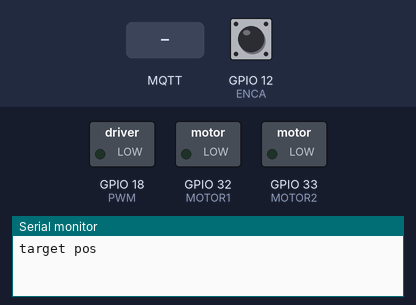
This sketch was run on a simulated ESP32. Shown: switched loads named in the sketch (green lamp = pin HIGH), the last lines printed to the serial monitor. The test bench sets the inputs (shaded band); at power-on: GPIO 12 (ENCA) HIGH. WiFi joins after 1.5 s; servers stay silent unless stated; no MQTT or app messages arrive unless stated.

Above: at 0.1 s.
At 2.7 s:
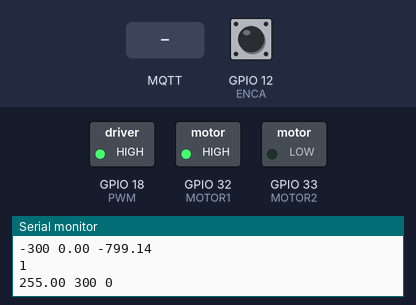
2.8 s: MQTT message "1" arrives on the first subscribed topic
At 4.1 s:
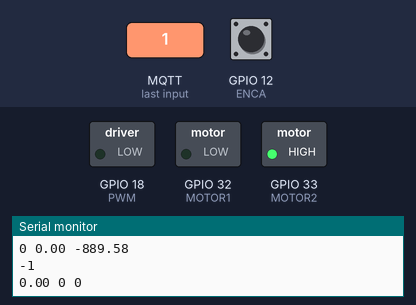
4.5 s: MQTT message "sam656199" arrives on the first subscribed topic
Timing chart, 0 to 7.5 s (numbered marks = the images above; inputs shaded):
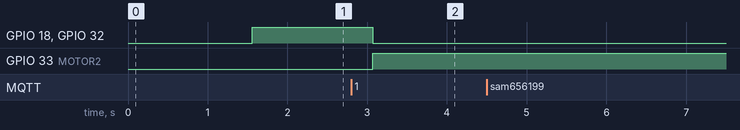

Measured:
- after the input at 2.8 s, GPIO 18 (PWM), GPIO 32 (MOTOR1): HIGH → LOW after 0.27 s; GPIO 33 (MOTOR2): LOW → HIGH after 0.27 s

The sketch:

pid-5-with-bulk.ino
```cpp
  #include <string.h>
  #include <WiFi.h>
  #include <WebServer.h>
  #include <ThingSpeak.h>
  #include <WiFiClient.h>
  #include <PubSubClient.h>
  #include <ArduinoJson.h>
  #include<SPI.h> // Comment this to work with ESP8266 board
  // #include<WiFi101.h> // Comment this to work with ESP8266 board
  const char* ssid = "POCO M3";
  const char* pass = "correcthorsebatterystaple";
  // const char* ssid = "Redmi Note 10S";
  // const char* pass = "sam656199";

  const char mqttUserName[] = "PTAHIBkoDwgEAyYWOQ0yCDY";
  //const char clientID[] = "SPl4s/9Y0yM4MAL9C4ZOAgtC";
  const char mqttPass[] = "SPl4s/9Y0yM4MAL9C4ZOAgtC";


  char jsonBuffer[2000] = "["; // Initialize the jsonBuffer to hold data
  char server1[] = "api.thingspeak.com";
  const char* server = "mqtt3.thingspeak.com";// ThingSpeak Server // Is it even needed?
  unsigned long lastConnectionTime = 0; // Track the last connection time
  unsigned long lastUpdateTime = 0; // Track the last update time
  const unsigned long postingInterval = 15L * 1000L; // Post data every 5 seconds
  const unsigned long updateInterval = 0.2L * 1000L; // Update once every 0.2 seconds
  const long noPost = 10L * 1000L;
  const long Upd = 10;
  int countUpdate = 0;
  unsigned long channel_num = 1922379;

  #define mqttPort 1883
  WiFiClient client;
  int status = WL_IDLE_STATUS;
  long lastPublishMillis = 0;
  int connectionDelay = 1;

  PubSubClient mqttClient( client );

  #define ENCA 12  // Yellow
  #define ENCB 14  // White

  #define MOTOR1 32
  #define MOTOR2 33

  #define PWM 18
  volatile int posi = 0;
  // analogWrite
  //
  const int freq = 5000;
  const int ledChannel = 0;
  const int resolution = 8;
  //
  //
  long prevT = 0;
  float eprev = 0;
  float eintegral = 0;
  long sum = 0;
  //int target = 150;float kp = 4.6,ki = 1,kd =1;
  void setup() {

    Serial.begin(115200);

    pinMode(ENCA, INPUT);
    pinMode(ENCB, INPUT);

    pinMode(MOTOR1, OUTPUT);
    pinMode(MOTOR2, OUTPUT);
    pinMode(PWM, OUTPUT);
    int count = 0;
    attachInterrupt(digitalPinToInterrupt(ENCA), readEncoder, RISING);

    // configure LED PWM functionalitites
    ledcSetup(ledChannel, freq, resolution);

    // attach the channel to the GPIO to be controlled
    ledcAttachPin(PWM, ledChannel);
    Serial.println("target pos");

    WiFi.begin(ssid,pass);
    while(WiFi.status()!=WL_CONNECTED)
    {
      delay(500);
      Serial.print(".");
    }
    Serial.println(WiFi.localIP());
  // Configure the MQTT client
    mqttClient.setServer( server, mqttPort );
    // Set the MQTT message handler function.
    mqttClient.setCallback( mqttSubscriptionCallback );
    // Set the buffer to handle the returned JSON. NOTE: A buffer overflow of the message buffer will result in your callback not being invoked.
    mqttClient.setBufferSize( 2048 );
    if (!mqttClient.connected()) {
          mqttConnect();
          mqttSubscribe( channel_num );
        }
        Serial.println("before");
    mqttClient.loop();

  }

  // Updates the josnBuffer with data
  void updatesJson(char* jsonBuffer, int pos){
    /* JSON format for updates paramter in the API
    *  This examples uses the relative timestamp as it uses the "delta_t". You can also provide the absolute timestamp using the "created_at" parameter
    *  instead of "delta_t".
    *   "[{\"delta_t\":0,\"field1\":-70},{\"delta_t\":3,\"field1\":-66}]"
    */
    // Format the jsonBuffer as noted above
    sum += pos;
    countUpdate ++;
    strcat(jsonBuffer,"{\"delta_t\":");
    unsigned long deltaT = (1);
    size_t lengthT = String(deltaT).length();
    char temp[10];
    String(deltaT).toCharArray(temp,lengthT+1); // Current time converted
    strcat(jsonBuffer,temp);
    strcat(jsonBuffer,",");
    long rssi = pos;
    strcat(jsonBuffer, "\"field5\":");
    lengthT = String(rssi).length();
    String(pos).toCharArray(temp,lengthT+1);
    strcat(jsonBuffer,temp);
    strcat(jsonBuffer,"},");
    // If posting interval time has reached //2 minutes, update the ThingSpeak channel with your data
    if (// countUpdate >= Upd ){//
        millis() - lastConnectionTime >=  postingInterval && countUpdate>=10) {

          size_t len = strlen(jsonBuffer);
          jsonBuffer[len-1] = ']';
          if(sum < 10 )
          {
            sum = 0;
            jsonBuffer[0] = '['; //Reinitialize the jsonBuffer for next batch of data
            jsonBuffer[1] = '\0';
          //
          }
        else
        {
          setMotor(0,0);
          delay(2000);
            httpRequest(jsonBuffer);


        }
          sum = 0;
          countUpdate = 0;


    // Call the loop to maintain connection to the server.

    }
    lastUpdateTime = millis(); // Update the last update time
  }

  // Updates the ThingSpeakchannel with data
  void httpRequest(char* jsonBuffer) {
    /* JSON format for data buffer in the API
    *  This examples uses the relative timestamp as it uses the "delta_t". You can also provide the absolute timestamp using the "created_at" parameter
    *  instead of "delta_t".
    *   "{\"write_api_key\":\"YOUR-CHANNEL-WRITEAPIKEY\",\"updates\":[{\"delta_t\":0,\"field1\":-60},{\"delta_t\":15,\"field1\":200},{\"delta_t\":15,\"field1\":-66}]
    */
    // Format the data buffer as noted above
    char data[2000] = "{\"write_api_key\":\"TK0QTUF1PBS6TX25\",\"updates\":"; // Replace YOUR-CHANNEL-WRITEAPIKEY with your ThingSpeak channel write API key
    strcat(data,jsonBuffer);
    strcat(data,"}");
    // Close any connection before sending a new request
    client.stop();
    String data_length = String(strlen(data)+1); //Compute the data buffer length
    Serial.println(data);
    // POST data to ThingSpeak
    if (client.connect(server1, 80)) {
      client.println("POST /channels/1922379/bulk_update.json HTTP/1.1"); // Replace YOUR-CHANNEL-ID with your ThingSpeak channel ID
      client.println("Host: api.thingspeak.com");
      client.println("User-Agent: mw.doc.bulk-update (Arduino ESP8266)");
      client.println("Connection: close");
      client.println("Content-Type: application/json");
      client.println("Content-Length: "+data_length);
      client.println();
      client.println(data);
    }
    else {
      Serial.println("Failure: Failed to connect to ThingSpeak");
    }
    delay(250); //Wait to receive the response
    client.parseFloat();
    String resp = String(client.parseInt());
    Serial.println("Response code:"+resp); // Print the response code. 202 indicates that the server has accepted the response
    jsonBuffer[0] = '['; //Reinitialize the jsonBuffer for next batch of data
    memset(&jsonBuffer[1], 0, 2000 -1);
  // jsonBuffer[1] = '\0';
    lastConnectionTime = millis(); //Update the last conenction time
  }
  float kp = 8;float ki = 0.06;float kd = 3;int target = 300;
  void loop() {

    // Connect if MQTT client is not connected and resubscribe to channel updates.


       //  Serial.println("before");


    // PID constants
    Serial.println(kp);
    Serial.println(ki);
    Serial.println(kd);

    // time difference

    long currT = micros();

    float deltaT = ((float) (currT - prevT))/( 1.0e6 );

    prevT = currT;

    int pos = posi;
    int e = pos - target;
    // derivative
    float dedt = (e-eprev)/(deltaT);
    // integral
    eintegral = eintegral + e*deltaT;
    // control signal
    float u = kp*e + kd*dedt + ki*eintegral;
    // motor power
    Serial.print(e);Serial.print(" "); Serial.print(dedt);Serial.print(" ");Serial.print(eintegral); Serial.println();
    float pwr = fabs(u);

    if( pwr > 255 ){
      pwr = 255;
    }
    // motor direction
    int dir = 1;
    if(u<0){
      dir = -1;
    }
    // signal the motor
    setMotor(-dir,pwr);
    // store previous error
    Serial.print(pwr);
    Serial.print(" ");
    eprev = e;
    Serial.print(target);

    Serial.print(" ");

    Serial.print(pos);

    Serial.println();

    // If update time has reached 1 second, then update the jsonBuffer
    // if(millis() - lastUpdateTime <= noPost )
    // {
    //     delay(100);
    //     continue;
    // }
    if (millis() - lastUpdateTime >=  updateInterval) {
      // Serial.println("Update.");
      updatesJson(jsonBuffer,pos);
     if (!mqttClient.connected()) {
         mqttConnect();
          mqttSubscribe( channel_num );
        }
            Serial.println("Loop.");
            mqttClient.loop();

    }


      //count ++ ;
    delay(100);
  }
  void readEncoder() {

    int b = digitalRead(ENCB);

    if (b > 0) {

      posi++;

    }

    else {

      posi--;
    }
  // Serial.println(posi);
  }
  void setMotor(int dir, int pwmVal) {

    ledcWrite(ledChannel, pwmVal);
    if (dir == 1) {

      digitalWrite(MOTOR1, HIGH);

      digitalWrite(MOTOR2, LOW);
      Serial.println(1);

    }

    else if (dir == -1) {

      digitalWrite(MOTOR1, LOW);

      digitalWrite(MOTOR2, HIGH);
    Serial.println(-1);
    }

    else {

      digitalWrite(MOTOR1, LOW);

      digitalWrite(MOTOR2, LOW);
    }
  }
  DynamicJsonDocument doc(2048);


  // Function to handle messages from MQTT subscription.
  void mqttSubscriptionCallback( char* topic, byte* payload, unsigned int length ) {
    // Print the details of the message that was received to the serial monitor.
    Serial.print("Message arrived [");
    // Serial.print(topic);
    // Serial.print("] ");
    // for (int i = 0; i < length; i++) {
    //   Serial.print((char)payload[i]);
    // }
    // Serial.println();
    // Error checking should be added
    DeserializationError err = deserializeJson(doc, payload);
    if(err) {
      Serial.print(F("deserializeJson() failed: "));
      Serial.println(err.c_str());
  }
  else {
    float f1 = doc["field1"];
    float f2 = doc["field2"];
    float f3 = doc["field3"];
    int f4 = doc["field4"];

    // Stop motor
    //setMotor(0,0);
    // Update values
    kp = f1;ki = f2;kd = f3; target = f4;
  Serial.println(f1);Serial.println(f2);Serial.println(f3);Serial.println(f4);  // Continue
    }
  }

  void mqttSubscribe( long subChannelID ){
    String myTopic = "channels/"+String( subChannelID )+"/subscribe";
    mqttClient.subscribe(myTopic.c_str());
  }

  // Publish messages to a ThingSpeak channel.
  void mqttPublish(long pubChannelID, String message) {
    String topicString ="channels/" + String( pubChannelID ) + "/publish";
    mqttClient.publish( topicString.c_str(), message.c_str() );
  }


  // Connect to MQTT server.
  void mqttConnect() {
    // Loop until connected.
    while ( !mqttClient.connected() )
    {
        //setMotor(0,0);
      // Connect to the MQTT broker.
      if ( mqttClient.connect( mqttUserName/*clientID*/, mqttUserName, mqttPass ) ) {
        Serial.print( "MQTT to " );
        Serial.print( server );
        Serial.print (" at port ");
        Serial.print( mqttPort );
        Serial.println( " successful." );
      } else {
        Serial.print( "MQTT connection failed, rc = " );
        // See https://pubsubclient.knolleary.net/api.html#state for the failure code explanation.
        Serial.print( mqttClient.state() );
        Serial.println( " Will try again in a few seconds" );
        delay( connectionDelay*1000 );
      }
    }
  }
```
